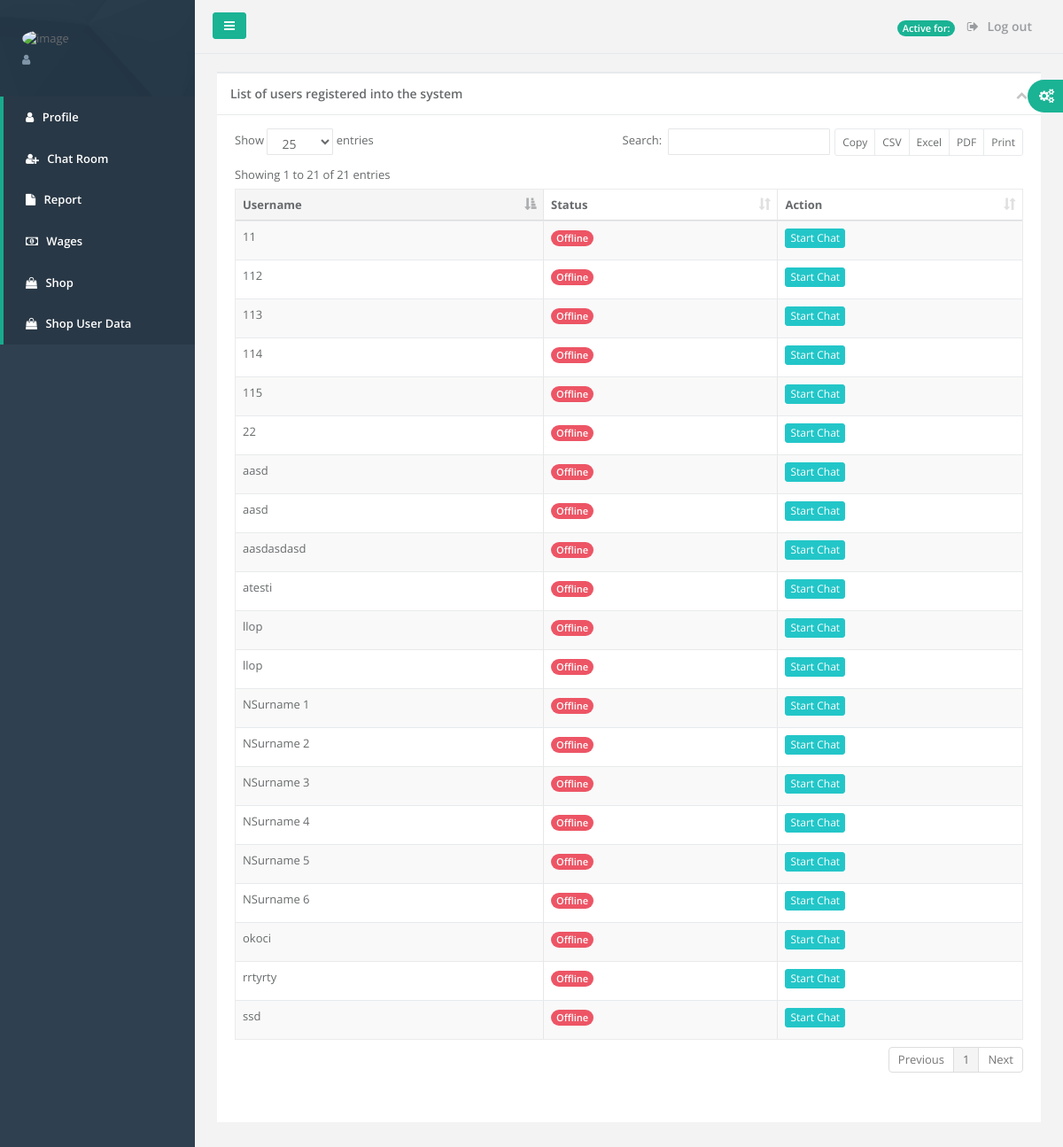
Page /chat_room.php on the committed database.
### tables this page shows
CREATE TABLE `users` (
  `id` int(11) NOT NULL,
  `role` enum('Admin','User') NOT NULL,
  `name` varchar(50) NOT NULL,
  `surname` varchar(50) NOT NULL,
  `atesia` varchar(50) NOT NULL,
  `username` varchar(50) NOT NULL,
  `phone` varchar(20) NOT NULL,
  `birthday` date DEFAULT NULL,
  `email` varchar(50) NOT NULL,
  `password` varchar(200) NOT NULL,
  `gender` varchar(10) NOT NULL,
  `created_at` date DEFAULT NULL,
  `photo` varchar(250) NOT NULL
);

### functions.php (called while the page is built, shortened)
<?php
function fetch_user_last_activity($user_id, $conn)
{
    $query_fetch_activity = "SELECT * FROM login_details
                    WHERE user_id = '$user_id'
                    ORDER BY last_activity DESC
                    LIMIT 1
                    ";
    $fetch_activity_statement = mysqli_query($conn, $query_fetch_activity);
    $result_fetch_activity = mysqli_fetch_all($fetch_activity_statement, MYSQLI_ASSOC);
    foreach($result_fetch_activity as $row)
    {
        return $row['last_activity'];
    }
}
?>

### chat_room.php (the view, shortened to what this page needs)
<?php
include('functions.php');
?>
<?php
require('database.php');
$user_id_list = $_SESSION['id'];
$query_list = "SELECT * FROM users WHERE id != '".$user_id_list."'";
$result_list = mysqli_query($conn, $query_list);
?>
<!DOCTYPE html>
<html>
<head>
    <?php include "header.php"; ?>
</head>
<body>
<div id="wrapper">
    <?php
        include "navbar.php";
        include "topbar.php";
    ?>
    <div class="wrapper wrapper-content animated fadeInRight">
            <div class="row">
                <div class="col-lg-12">
                    <div class="ibox float-e-margins">
                        <div class="ibox-title">
                            <h5>List of users registered into the system</h5>
                            <div class="ibox-tools">
                                <a class="collapse-link">
                                    <i class="fa fa-chevron-up"></i>
                                </a>
                            </div>
                        </div>
                        <div class="ibox-content">
                            <div class="table-responsive">
                                <table class="table table-striped table-bordered table-hover dataTables-example" id="emptable" >
                                    <thead>
                                    <tr>
                                <th>Username</th>
                                <th>Status</th>
                                <th>Action</th>
                            </tr>
                            </thead>
                            <tbody>
                            <?php
                            foreach ($result_list as $key => $row) {
                                $status = '';
                                $current_timestamp = strtotime(date("Y-m-d H:i:s") . '- 10 second');
                                $current_timestamp = date('Y-m-d H:i:s', $current_timestamp);
                                $user_last_activity = fetch_user_last_activity($row['id'], $conn);
                                if (strtotime($user_last_activity) > strtotime($current_timestamp)) {
                                    $status = '<span class="badge badge-primary">Online</span>';
                                } else {
                                    $status = '<span class="badge badge-danger">Offline</span>';
                                }
                                ?>
                                <tr class="gradeX">
                                    <td><?= $row['username'] . ' ' . count_unseen_message($row['id'], $_SESSION['id'], $conn) ?></td>
                                    <td><?= $status ?></td>
                                    <td>
                                        <button type="button"
                                                class="btn btn-info btn-xs start_chat"
                                                data-touserid="<?= $row['id'] ?>"
                                                data-tousername="<?= $row['name'] ?>">
                                            Start Chat
                                        </button>
                                    </td>
                                </tr>
                            <?php } ?>
                        </table>
                    </div>
        </div>
</body>
</html>

### rows in the picture
users: username "aasd", shows "Offline"
users: username "11", shows "Offline"
users: username "22", shows "Offline"
users: username "112"
users: username "113"
users: username "114"
users: username "115"
users: username "NSurname 1"
users: username "NSurname 2"
users: username "NSurname 6"
users: username "NSurname 5"
users: username "NSurname 4"
users: username "NSurname 3"
users: username "okoci", shows "Offline"
users: username "ssd"
users: username "rrtyrty"
users: username "atesti"
users: username "aasd"
users: username "aasdasdasd"
users: username "llop"
users: username "llop"
